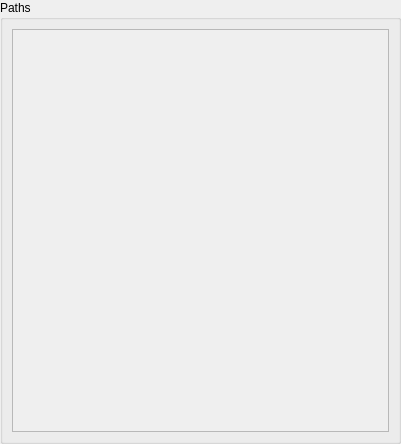
<?xml version="1.0" encoding="UTF-8"?>
<ui version="4.0">
 <class>fairwindsk::ui::settings::SignalK</class>
 <widget class="QWidget" name="SignalK">
  <property name="geometry">
   <rect>
    <x>0</x>
    <y>0</y>
    <width>401</width>
    <height>444</height>
   </rect>
  </property>
  <layout class="QGridLayout" name="gridLayout_SignalK">
   <property name="leftMargin">
    <number>0</number>
   </property>
   <property name="topMargin">
    <number>0</number>
   </property>
   <property name="rightMargin">
    <number>0</number>
   </property>
   <property name="bottomMargin">
    <number>0</number>
   </property>
   <item row="0" column="0">
    <widget class="QGroupBox" name="groupBox_SignalK_Paths">
     <property name="sizePolicy">
      <sizepolicy hsizetype="Preferred" vsizetype="Preferred">
       <horstretch>0</horstretch>
       <verstretch>0</verstretch>
      </sizepolicy>
     </property>
     <property name="title">
      <string>Paths</string>
     </property>
     <layout class="QGridLayout" name="gridLayout_2">
      <item row="0" column="0">
       <widget class="QScrollArea" name="scrollArea_SignalK">
        <property name="sizePolicy">
         <sizepolicy hsizetype="Expanding" vsizetype="Expanding">
          <horstretch>0</horstretch>
          <verstretch>0</verstretch>
         </sizepolicy>
        </property>
        <property name="horizontalScrollBarPolicy">
         <enum>Qt::ScrollBarPolicy::ScrollBarAlwaysOff</enum>
        </property>
        <property name="widgetResizable">
         <bool>true</bool>
        </property>
        <widget class="QWidget" name="scrollAreaWidgetContents">
         <property name="geometry">
          <rect>
           <x>0</x>
           <y>0</y>
           <width>369</width>
           <height>393</height>
          </rect>
         </property>
         <layout class="QGridLayout" name="gridLayout_Paths"/>
        </widget>
       </widget>
      </item>
     </layout>
    </widget>
   </item>
  </layout>
 </widget>
 <resources/>
 <connections/>
</ui>
